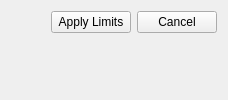
      <widget class="QWidget" name="page_5">
       <layout class="QVBoxLayout" name="verticalLayout_9">
        <item>
         <layout class="QHBoxLayout" name="horizontalLayout_24">
          <item>
           <spacer name="horizontalSpacer_5">
            <property name="orientation">
             <enum>Qt::Horizontal</enum>
            </property>
            <property name="sizeHint" stdset="0">
             <size>
              <width>40</width>
              <height>20</height>
             </size>
            </property>
           </spacer>
          </item>
          <item>
           <widget class="QPushButton" name="pushButton_autotrim_apply">
            <property name="text">
             <string>Apply Limits</string>
            </property>
           </widget>
          </item>
          <item>
           <widget class="QPushButton" name="pushButton_autotrim_cancel">
            <property name="text">
             <string>Cancel</string>
            </property>
           </widget>
          </item>
         </layout>
        </item>
        <item>
         <widget class="MatplotlibWidget" name="mplwidget_autotrim">
          <property name="sizePolicy">
           <sizepolicy hsizetype="Expanding" vsizetype="Expanding">
            <horstretch>0</horstretch>
            <verstretch>0</verstretch>
           </sizepolicy>
          </property>
          <property name="autoFillBackground">
           <bool>true</bool>
          </property>
         </widget>
        </item>
       </layout>
      </widget>
